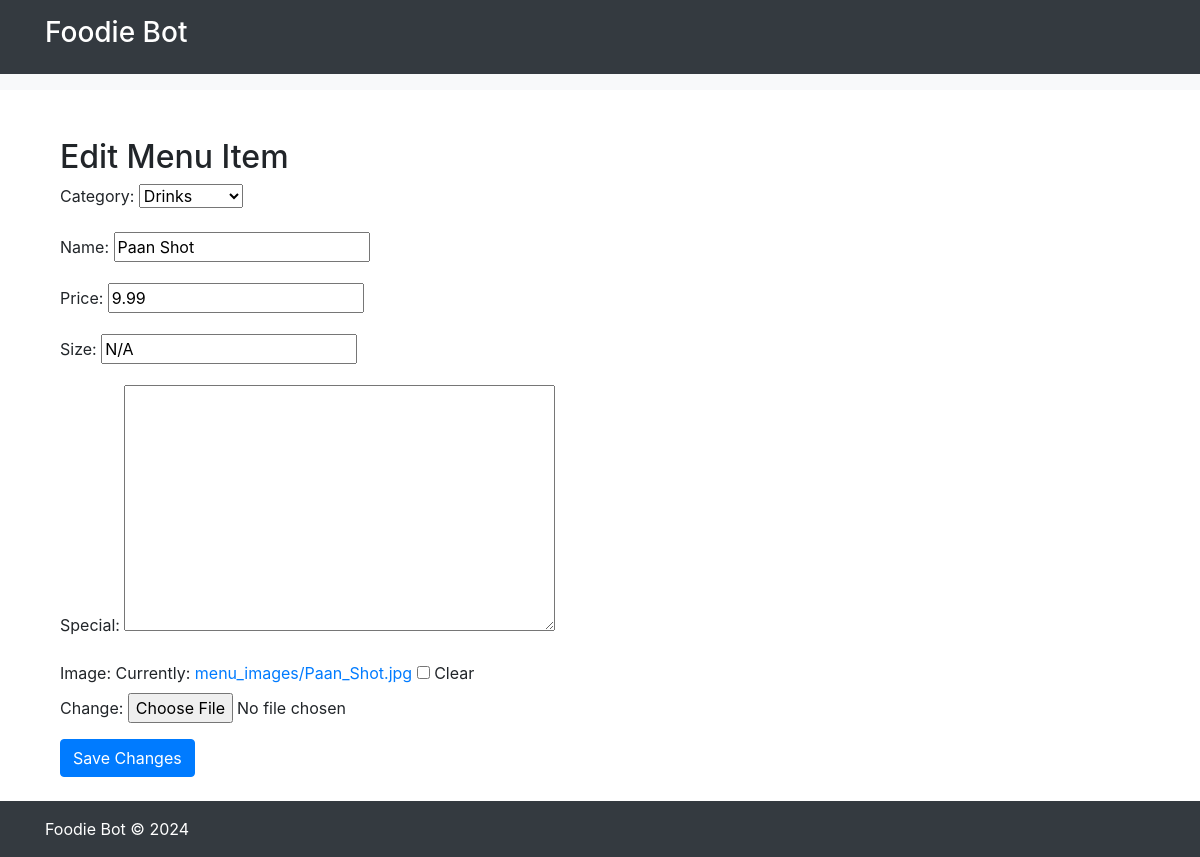
/edit_menu_item/1/, run on the app's committed database.
### myapp/models.py (models this page shows, shortened)
class MenuItem(models.Model):
    category = models.ForeignKey(Category, on_delete=models.CASCADE)
    name = models.CharField(max_length=255)
    price = models.DecimalField(max_digits=10, decimal_places=2)
    size = models.CharField(max_length=100, blank=True, null=True)
    special = models.TextField(blank=True, null=True)
    image = models.ImageField(upload_to='menu_images/', blank=True, null=True)

class Category(models.Model):
    name = models.CharField(max_length=255)
    def __str__(self):
        return self.name

### myapp/views.py (the view)
# urls.py: path('edit_menu_item/<int:item_id>/', views.edit_menu_item, name='edit_menu_item'),
def edit_menu_item(request, item_id):
    item = get_object_or_404(MenuItem, id=item_id)
    if request.method == 'POST':
        form = MenuItemForm(request.POST, request.FILES, instance=item)
        if form.is_valid():
            form.save()
            return redirect('manage_menu')
    else:
        form = MenuItemForm(instance=item)
    context = {'form': form, 'item_id': item_id}
    return render(request, 'edit_menu_item.html', context)

### myapp/forms.py
class MenuItemForm(forms.ModelForm):
    class Meta:
        model = MenuItem
        fields = ['category', 'name', 'price', 'size', 'special', 'image']

### myapp/templates/edit_menu_item.html (shortened to what this page needs)
{% extends 'base_generic.html' %}
{% block content %}
<div class="container mt-5">
    <h2>Edit Menu Item</h2>
    <form method="post" enctype="multipart/form-data">
        {{ form.as_p }}
        <button type="submit" class="btn btn-primary">Save Changes</button>
    </form>
</div>
{% endblock %}

### data on the page
MenuItem: category "Drinks", price "9.99", size "N/A"
Category: name "Paan Shot"
